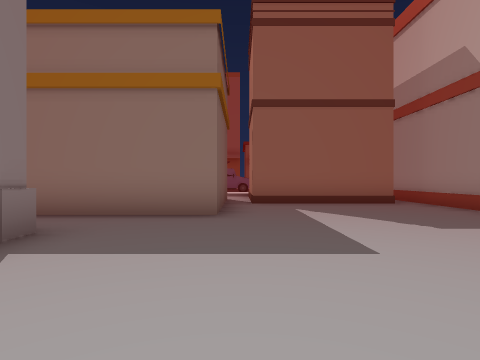
View 1 (above)

14 first-person views from a walk through a 3-D level made in the Unity game engine. The camera is 1.2 m above the floor, looks level and sees 80° across. The floor is counted in squares, 2 m on a side. Each view is taken from the middle of a square. On the plan, view 1 faces up. The plan holds only what a view shows up to about 9 squares ahead; the rest is blank. The place goes on beyond the plan. The player character is not drawn. Some animated figures are left out.

View 2
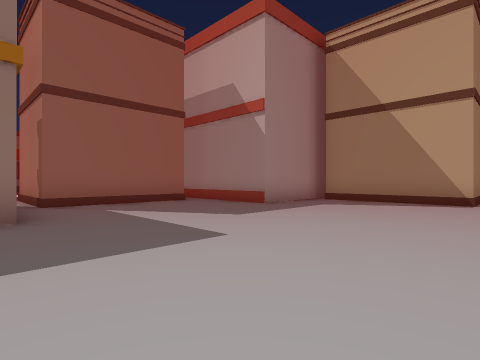

View 3
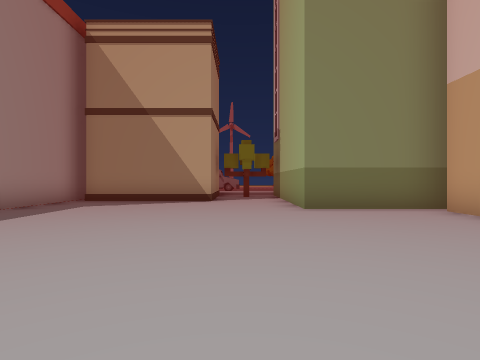

View 4
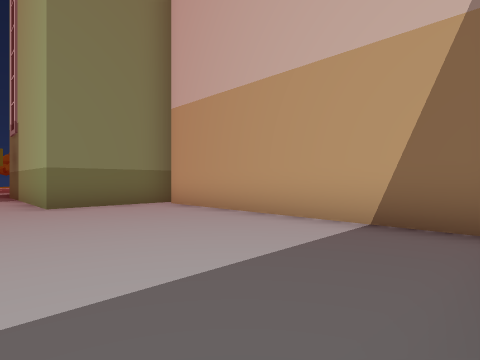

View 5
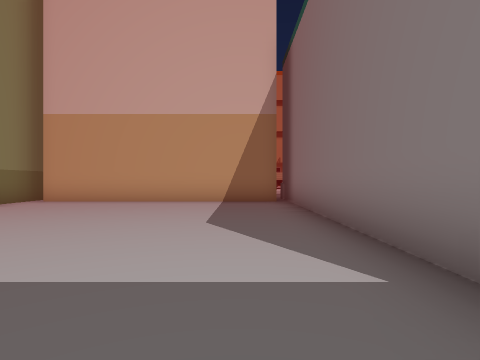

View 6
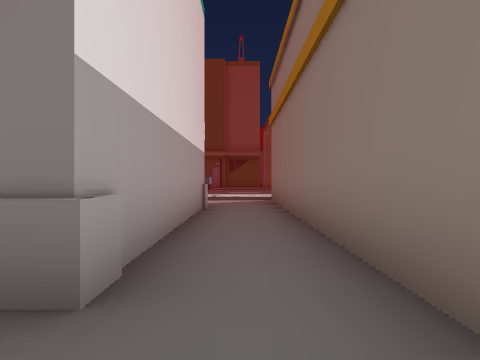

View 7
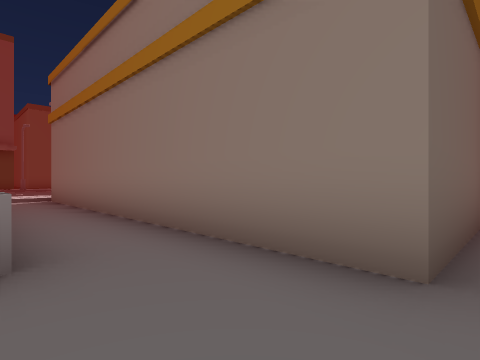

View 8
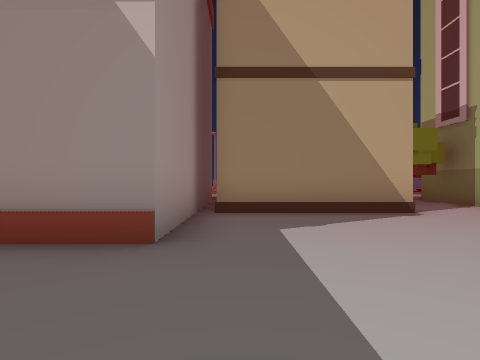

View 9
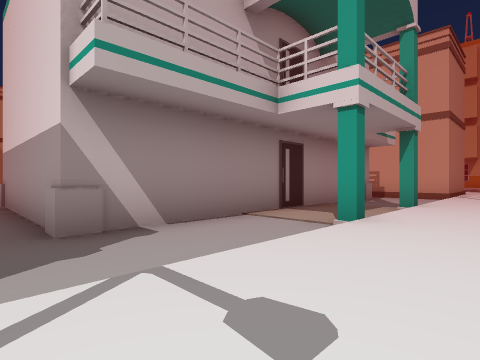

View 10
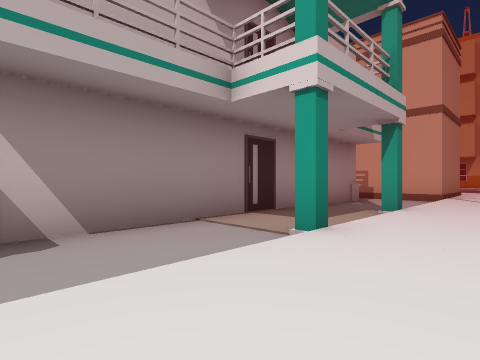

View 11
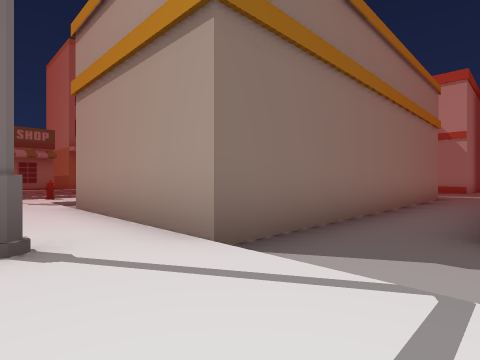

View 12
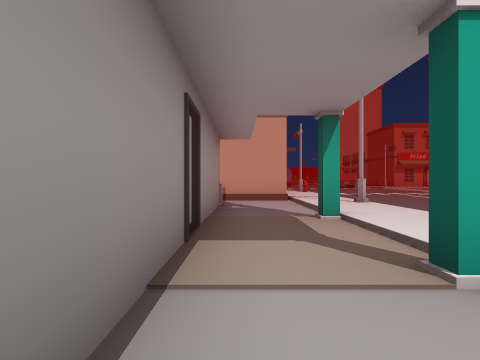

View 13
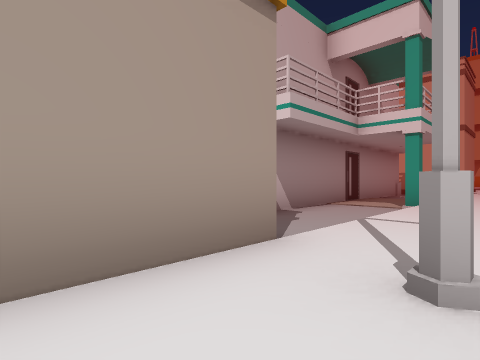

View 14
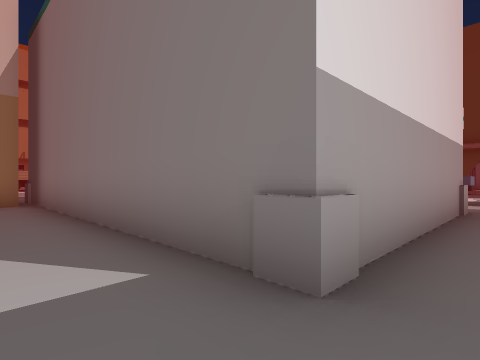

### Floor plan
Key: @ floor where view 1 was taken; # wall or solid block; x gap in a wall; . main floor; : floor 0.25 m higher than the main floor; / step, stairs or slope; ^ raised ledge; B building; T tree; S streetlight.
Columns run from 11 left of view 1 to 10 right of it. Each row starts with its distance up from view 1.
  7 /:B       B.....#
  6 /:B       B.....#
  5 S:BBBBBBBBB.....##^^^x
  4 /:................B
  3 /:..#####.........B
  2 /:..#   #.........B
  1 /:..#   #.........BB
  0 /:#.#   #..@........T
 -1 /:..#   #...........T.
 -2 /:#.#   #.......BBBB B
 -3 /:..#   #.......B
 -4 /:..#    BBBBBBBB
 -5 S:..#    B      B
 -6 /:..
 -7  :###
 -8  :#

Where each view was taken, in squares from view 1:
view 1: 0 up, 0 right, facing up
view 2: 0 up, 1 left, facing up-right
view 3: 0 up, 1 left, facing right
view 4: 0 up, 2 left, facing down-right
view 5: 4 up, 1 left, facing down
view 6: 4 up, 1 left, facing left
view 7: 3 up, 0 right, facing up-left
view 8: 4 up, 2 right, facing right
view 9: 4 up, 11 left, facing down-right
view 10: 3 up, 11 left, facing down-right
view 11: 3 up, 11 left, facing up-right
view 12: 2 up, 8 left, facing down
view 13: 7 up, 11 left, facing down-right
view 14: 4 up, 1 left, facing down-left
